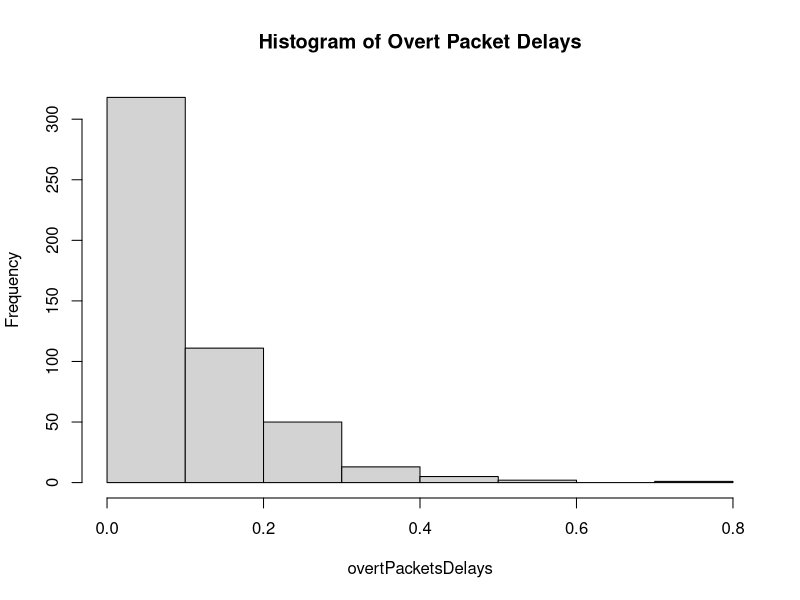
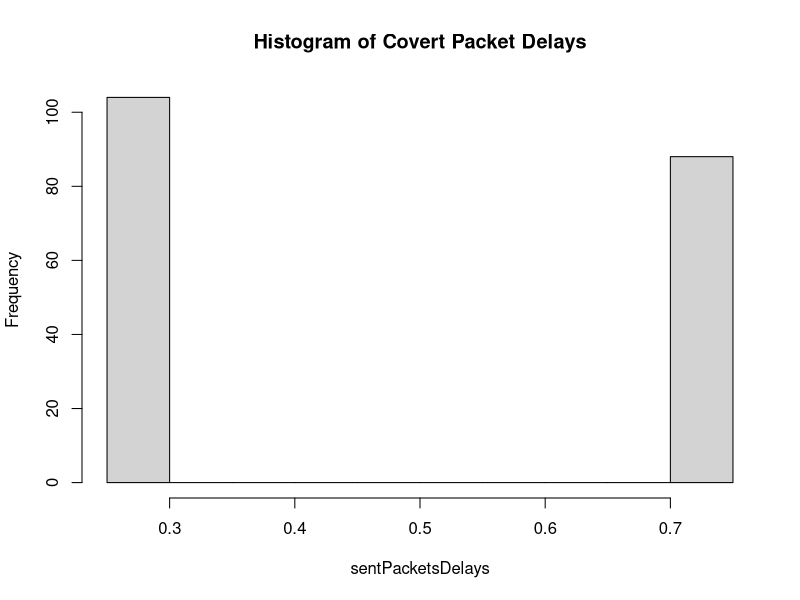
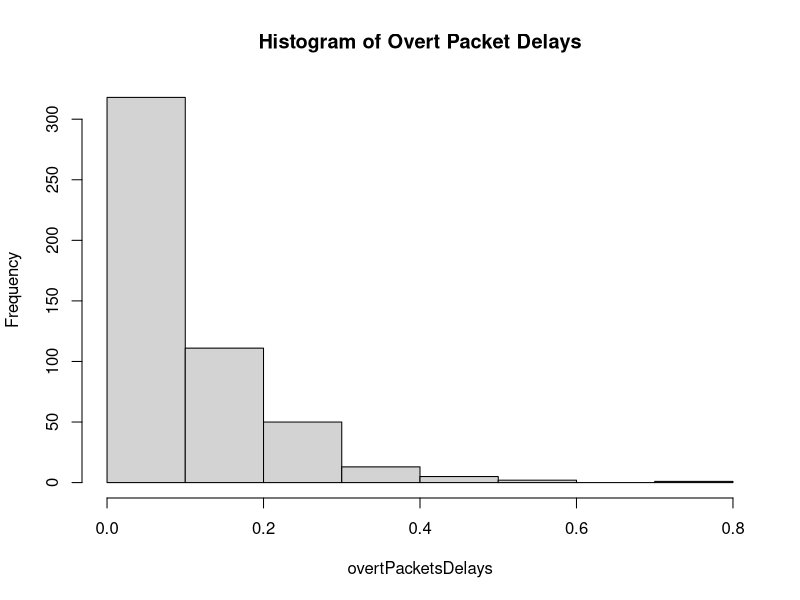
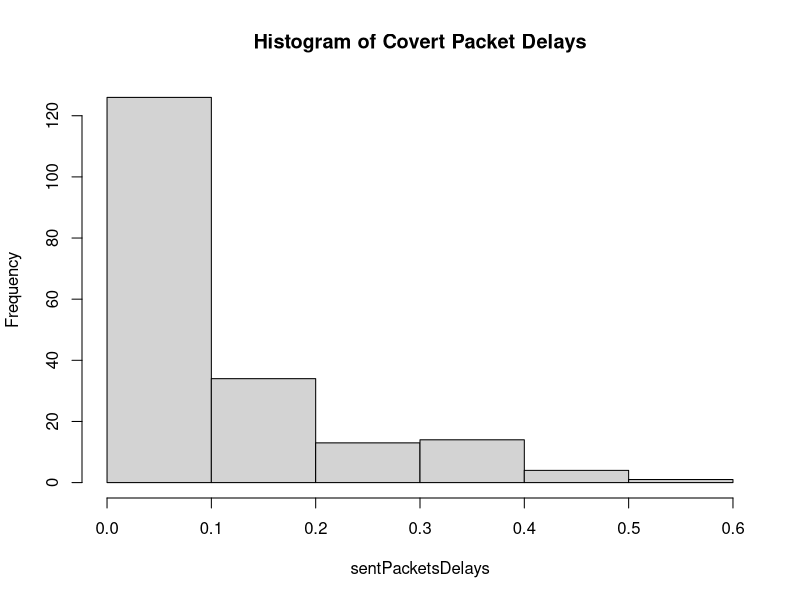

Source code (R) for these figures, in order:
## ---- chunk 1

knitr::opts_chunk$set(echo = TRUE)
## ---- chunk 2
#  your R code here
message = "this is a secret message"
rawMessage = charToRaw(message)
bits = rawToBits(rawMessage)

bitLength = (nchar(message) * 8)
sentPacketsTime = numeric(bitLength + 1)
sentPacketsStream = numeric(bitLength)
sentPacketsDelays = numeric(bitLength)
currTime = 0
index = 2
for (i in 1:nchar(message)) {
  for (x in 0:7) {
    if (bits[(i*8) - x] == 00){
      sentPacketsTime[index] = currTime + 0.25
      currTime = currTime + 0.25
      sentPacketsStream[index-1] = 0
      sentPacketsDelays[index-1] = 0.25
    } else {
      sentPacketsTime[index] = currTime + 0.75
      currTime = currTime + 0.75
      sentPacketsStream[index-1] = 1
      sentPacketsDelays[index-1] = 0.75
    }
    index = index + 1
  }
}

print(sentPacketsStream)
print(sentPacketsDelays)
print(sentPacketsTime)
## ---- chunk 3
#  your R code here
data <- read.csv("Traffic_data_orig.csv", header=TRUE)
overtPacketStream = data[,2]
x = length(overtPacketStream)
overtPacketsDelays = numeric(x-1)
currTime = 0
index = 2
for (i in 2:x-1){
  overtPacketsDelays[i-1] = overtPacketStream[i]-overtPacketStream[i-1]
}

hist(overtPacketsDelays, main = "Histogram of Overt Packet Delays")
hist(sentPacketsDelays, main = "Histogram of Covert Packet Delays")
## ---- chunk 4
#  your R code here
med = median(overtPacketsDelays)
min = min(overtPacketsDelays)
max = max(overtPacketsDelays)
mean = mean(overtPacketsDelays)

message = "this is a secret message"
rawMessage = charToRaw(message)
bits = rawToBits(rawMessage)

bitLength = (nchar(message) * 8)
sentPacketsTime = numeric(bitLength + 1)
sentPacketsStream = numeric(bitLength)
sentPacketsDelays = numeric(bitLength)
currTime = 0
index = 2
for (i in 1:nchar(message)) {
  for (x in 0:7) {
    if (bits[(i*8) - x] == 00){
      delay = rexp(1, 1/mean)
      while (delay > med || delay < min) {
        delay = rexp(1, 1/mean)
      }
      sentPacketsTime[index] = currTime + delay
      currTime = currTime + delay
      sentPacketsStream[index-1] = 0
      sentPacketsDelays[index-1] = delay
    } else {
      delay = rexp(1, 1/mean)
      while (delay <= med || delay > max) {
        delay = rexp(1, 1/mean)
      }
      sentPacketsTime[index] = currTime + delay
      currTime = currTime + delay
      sentPacketsStream[index-1] = 1
      sentPacketsDelays[index-1] = delay
    }
    index = index + 1
  }
}

print(sentPacketsStream)
print(sentPacketsDelays)
print(sentPacketsTime)
## ---- chunk 5
#  your R code here
data <- read.csv("Traffic_data_orig.csv", header=TRUE)
overtPacketStream = data[,2]
x = length(overtPacketStream)
overtPacketsDelays = numeric(x-1)
currTime = 0
index = 2
for (i in 2:x-1){
  overtPacketsDelays[i-1] = overtPacketStream[i]-overtPacketStream[i-1]
}

hist(overtPacketsDelays, main = "Histogram of Overt Packet Delays", breaks = 8)
hist(sentPacketsDelays, main = "Histogram of Covert Packet Delays", breaks = 8)
## ---- chunk 6
#  your R simulation code here 
ms = c(16, 32)
t = 500
B = 20
i = c(2, 6, 10, 14, 18)
for (m in ms) {
  OverflowProbability = numeric(5)
  UnderflowProbability = numeric(5)
  SuccessProbability = numeric(5)
  index = 0
  for (is in i) {
    index = index + 1
    overflows = numeric(t)
    underflows = numeric(t)
    for (x in 1:t) {
      message = sample(c(0, 1), size = m, replace = TRUE)
      CB = is
      
      packet_gen_delays = rexp(m, rate = 1)
      packet_send_delays = numeric(m)
      for (bit_i in 1:length(message)) {
        if (message[bit_i] == 0) {
          delay = rexp(1, 1)
          #while (delay > med || delay < min) {
          while (delay > qexp(0.5, 1) || delay < 0) {
            #print(delay)
            delay = rexp(1, 1)
          }
          packet_send_delays[bit_i] = delay
        } else {
          delay = rexp(1, 1)
          #while (delay <= med || delay > max) {
          while (delay <= qexp(0.5, 1)) {
            #print(delay)
            delay = rexp(1, 1)
          }
          packet_send_delays[bit_i] = delay
        }
      }
      
      gen_i = is + 1
      t_next_gen = packet_gen_delays[gen_i]
      send_i = 1
      t_next_send = packet_send_delays[send_i]
      
      outcome = "success"
            
      while (gen_i < m) {
        if (t_next_gen < t_next_send) {
          # If  a packet will be added to the buffer before the next packet is sent
          t_next_send = t_next_send - t_next_gen
          
          gen_i = gen_i + 1
          t_next_gen = packet_gen_delays[gen_i]
          CB = CB + 1
          
          if (CB > B) {
            outcome = "overflow"
            break
          }
        } else if (t_next_send < t_next_gen) {
          # If we send the next packet before we generate the next packet
          t_next_gen = t_next_gen - t_next_send
          
          send_i = send_i + 1
          t_next_send = packet_send_delays[send_i]
          CB = CB - 1
          
          if (CB < 0) {
            outcome = "underflow"
            break
          }
        } else {
          # If we send a packet as we generate it
          gen_i = gen_i + 1
          t_next_gen = packet_gen_delays[gen_i]
          send_i = send_i + 1
          t_next_send = packet_send_delays[send_i]
        }
      }
      
      if (outcome == "overflow") {
        overflows[x] = 1
        underflows[x] = 0
      } else if (outcome == "underflow") {
        overflows[x] = 0
        underflows[x] = 1
      } else {
        overflows[x] = 0
        underflows[x] = 0
      }
    }
    
    
   
    z = mean(underflows) + mean(overflows)
    
    OverflowProbability[index] = mean(overflows)
    UnderflowProbability[index] = mean(underflows)
    SuccessProbability[index] = 1 - z
  }
  
  print(paste("Exponential Distribution"))
  print(paste("Message Size: ", m))
  df = data.frame(i, OverflowProbability, UnderflowProbability, SuccessProbability)
  print(df)
  table(df)
}


# tabulate results and compute the probabilities

## ---- chunk 7
#  your R simulation code here 

ms = c(16, 32)
t = 500
B = 20
i = c(2, 6, 10, 14, 18)
for (m in ms) {
  OverflowProbability = numeric(5)
  UnderflowProbability = numeric(5)
  SuccessProbability = numeric(5)
  index = 0
  for (is in i) {
    index = index + 1
    overflows = numeric(t)
    underflows = numeric(t)
    for (x in 1:t) {
      message = sample(c(0, 1), size = m, replace = TRUE)
      CB = is
      
      packet_gen_delays = runif(m, 0, 1)
      packet_send_delays = numeric(m)
      for (bit_i in 1:length(message)) {
        if (message[bit_i] == 0) {
          delay = runif(1, 0, 0.5)
          packet_send_delays[bit_i] = delay
        } else {
          delay = runif(1, 0.5, 1)
          packet_send_delays[bit_i] = delay
        }
      }
      
      gen_i = is + 1
      t_next_gen = packet_gen_delays[gen_i]
      send_i = 1
      t_next_send = packet_send_delays[send_i]
      
      outcome = "success"
            
      while (gen_i < m) {
        if (t_next_gen < t_next_send) {
          # If  a packet will be added to the buffer before the next packet is sent
          t_next_send = t_next_send - t_next_gen
          
          gen_i = gen_i + 1
          t_next_gen = packet_gen_delays[gen_i]
          CB = CB + 1
          
          if (CB > B) {
            outcome = "overflow"
            break
          }
        } else if (t_next_send < t_next_gen) {
          # If we send the next packet before we generate the next packet
          t_next_gen = t_next_gen - t_next_send
          
          send_i = send_i + 1
          t_next_send = packet_send_delays[send_i]
          CB = CB - 1
          
          if (CB < 0) {
            outcome = "underflow"
            break
          }
        } else {
          # If we send a packet as we generate it
          gen_i = gen_i + 1
          t_next_gen = packet_gen_delays[gen_i]
          send_i = send_i + 1
          t_next_send = packet_send_delays[send_i]
        }
      }
      
      if (outcome == "overflow") {
        overflows[x] = 1
        underflows[x] = 0
      } else if (outcome == "underflow") {
        overflows[x] = 0
        underflows[x] = 1
      } else {
        overflows[x] = 0
        underflows[x] = 0
      }
    }
    
    
    
    z = mean(underflows) + mean(overflows)
    
    OverflowProbability[index] = mean(overflows)
    UnderflowProbability[index] = mean(underflows)
    SuccessProbability[index] = 1 - z
  }
  print(paste("Uniform Distribution"))
  print(paste("Message Size: ", m))
  df = data.frame(i, OverflowProbability, UnderflowProbability, SuccessProbability)
  print(df)
  table(df)
}
# tabulate results and compute the probabilities

